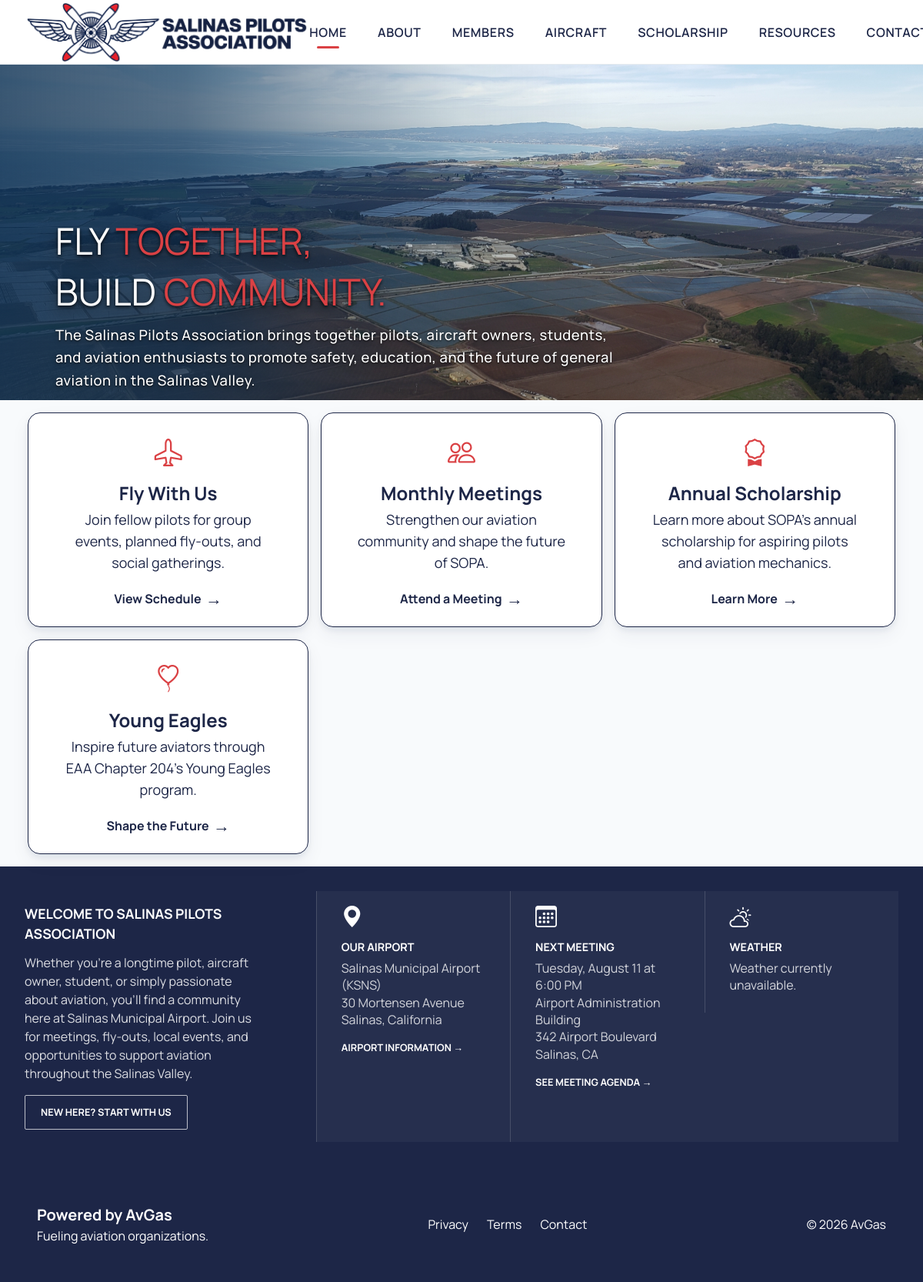
Before: / with the older database file.
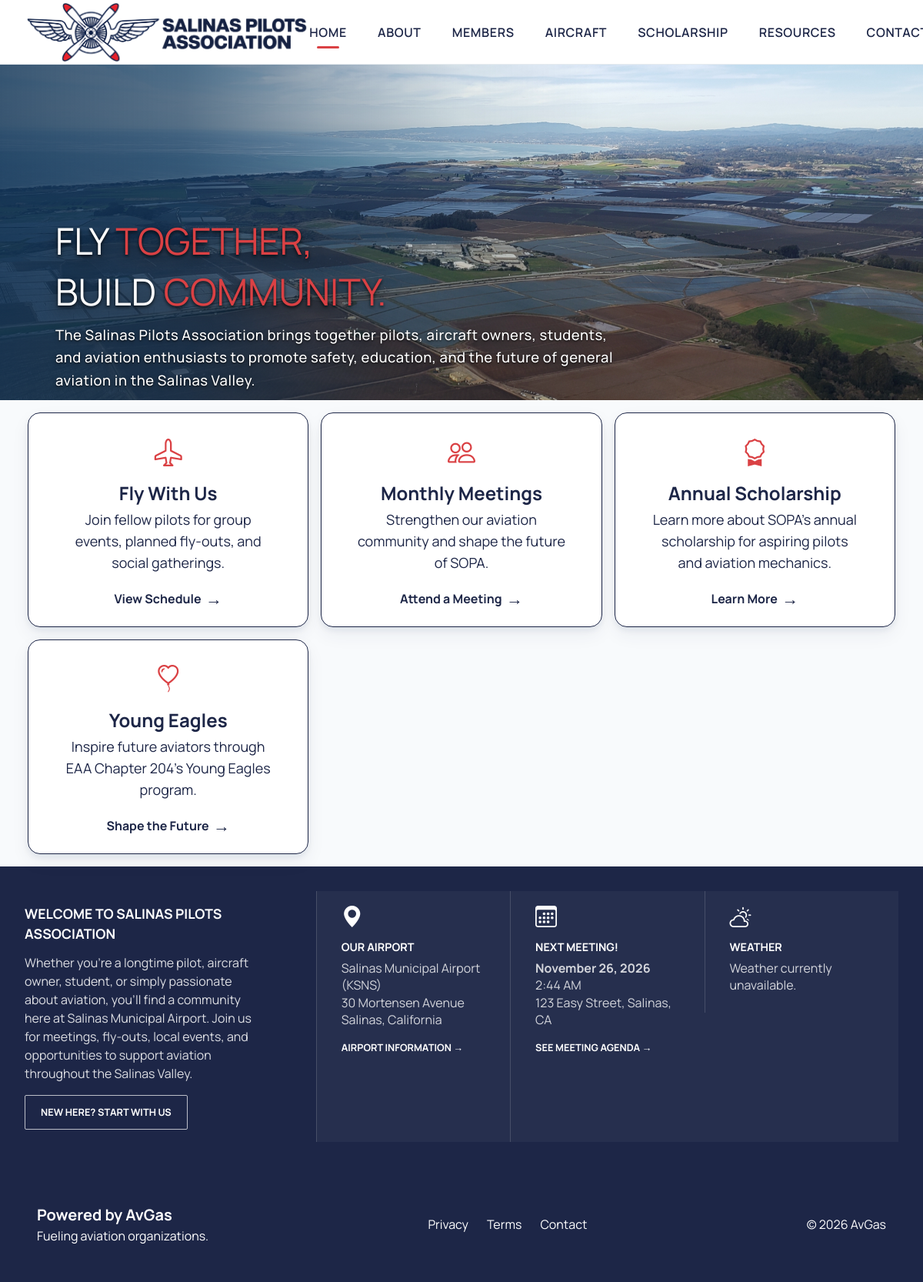
After: the same page with the newer database file.
### core/models.py (models this page shows, shortened)
class Organization(models.Model):
    id = models.UUIDField(primary_key=True, default=uuid.uuid4, editable=False)
    name = models.CharField(max_length=200)
    logo = models.ImageField(upload_to="logos/")
    airport_icao = models.CharField(
        max_length=4,
        blank=True,
        help_text="ICAO airport identifier, e.g. KSNS"
    )
    hero_title = models.CharField(max_length=200, default="Hero Title")
    hero_subtitle = models.CharField(max_length=200, default="Hero Subtitle")
    hero_description = models.TextField(blank=True, default="Hero Description")
    hero_primary_button_text = models.CharField(max_length=200, blank=True, default="Hero Primary Button Text")
    hero_primary_button_url = models.CharField(max_length=200, blank=True)
    hero_secondary_button_text = models.CharField(max_length=200, blank=True, default="Hero Secondary Button Text")
    hero_secondary_button_url = models.CharField(max_length=200, blank=True)
    welcome_title = models.CharField(
        max_length=200,
        default="Welcome Title",
    )
    welcome_description = models.TextField(
        blank=True,
        default="Welcome Description",
    )
    welcome_button_text = models.CharField(
        max_length=200,
        default="Welcome Button Text",
    )
    welcome_button_url = models.CharField(
        max_length=200,
        blank=True,
    )
    join_url = models.CharField(max_length=200, blank=True)
    join_button_text = models.CharField(
        max_length=200,
        default="Join Today",
        blank=True,
    )
    @property
    def enabled_hero_images(self):
        return self.hero_images.filter(is_enabled=True)
    @property
    def enabled_navigation_items(self):
        return self.navigation_items.filter(is_enabled=True)
    @property
    def enabled_cards(self):
        return self.cards.filter(is_enabled=True)
    @property
    def enabled_info_panels(self):
        return self.info_panels.filter(is_enabled=True)

class NavigationItem(models.Model):
    id = models.UUIDField(primary_key=True, default=uuid.uuid4, editable=False)
    organization = models.ForeignKey(
        Organization,
        on_delete=models.CASCADE,
        related_name="navigation_items"
    )
    title = models.CharField(max_length=200)
    url = models.CharField(max_length=200)
    order = models.PositiveIntegerField(default=100)
    is_enabled = models.BooleanField(default=True)
    class Meta:
        ordering = ["order"]
        constraints = [
            models.UniqueConstraint(
                fields=["organization", "title"],
                name="unique_navigation_title_per_organization",
            ),
            models.UniqueConstraint(
                fields=["organization", "url"],
                name="unique_navigation_url_per_organization",
            )
        ]

class HeroImage(models.Model):
    id = models.UUIDField(primary_key=True, default=uuid.uuid4, editable=False)
    organization = models.ForeignKey(
        Organization,
        on_delete=models.CASCADE,
        related_name="hero_images"
    )
    title = models.CharField(max_length=200)
    image = models.ImageField(upload_to="hero/")
    is_enabled = models.BooleanField(default=True)
    order = models.PositiveIntegerField(default=100)
    class Meta:
        ordering = ["order"]

class Card(models.Model):
    id = models.UUIDField(primary_key=True, default=uuid.uuid4, editable=False)
    organization = models.ForeignKey(
        Organization,
        on_delete=models.CASCADE,
        related_name="cards"
    )
    title = models.CharField(max_length=200)
    subtitle = models.CharField(max_length=200, blank=True)
    body = models.TextField(blank=True)
    image = models.ImageField(upload_to="cards/", blank=True)
    icon = models.CharField(max_length=50, blank=True)
    link_text = models.CharField(max_length=200, blank=True)
    link = models.CharField(max_length=200, blank=True)
    order = models.PositiveIntegerField(default=100)
    is_enabled = models.BooleanField(default=True)
    class Meta:
        ordering = ["order"]

class InfoPanel(models.Model):
    TYPE_STATIC = "static"
    TYPE_NEXT_MEETING = "next_meeting"
    TYPE_CHOICES = [
        (TYPE_STATIC, "Static"),
        (TYPE_NEXT_MEETING, "Next Meeting"),
    ]
    id = models.UUIDField(primary_key=True, default=uuid.uuid4, editable=False)
    organization = models.ForeignKey(
        Organization,
        on_delete=models.CASCADE,
        related_name="info_panels"
    )
    panel_type = models.CharField(
        max_length=32,
        choices=TYPE_CHOICES,
        default=TYPE_STATIC,
    )
    title = models.CharField(max_length=200)
    body = models.TextField(blank=True)
    image = models.ImageField(upload_to="info_panels/", blank=True)
    icon = models.CharField(max_length=50, blank=True)
    link_text = models.CharField(max_length=200, blank=True)
    link = models.CharField(max_length=200, blank=True)
    order = models.PositiveIntegerField(default=100)
    is_enabled = models.BooleanField(default=True)
    class Meta:
        ordering = ["order"]

### meetings/models.py (models this page shows, shortened)
class Meeting(models.Model):
    organization = models.ForeignKey(
        "core.Organization",
        on_delete=models.CASCADE,
        related_name="meetings",
    )
    title = models.CharField(
        max_length=255,
        default="Monthly Meeting"
    )
    starts_at = models.DateTimeField()
    location = models.CharField(max_length=255)
    description = models.TextField(blank=True)
    is_cancelled = models.BooleanField(default=False)
    class Meta:
        ordering = ["starts_at"]

### core/views.py (the view)
# urls.py: 2. Add a URL to urlpatterns:  path('', views.home, name='home')
def home(request):
    return render(request,"app/home.html")

### templates/app/home.html (shortened to what this page needs)
{% extends "app/base.html" %}
{% load static %}
{% block extra_head %}
<link rel="stylesheet" href="{% static 'css/home.css' %}">
<link rel="stylesheet" href="{% static 'css/cards.css' %}">
<link rel="stylesheet" href="{% static 'css/info.css' %}">
{% endblock %}
{% block content %}
<section class="hero">
    <div class="hero-images">
        {% for image in organization.enabled_hero_images %}
        <img
            class="hero-image {% if forloop.first %}active{% endif %}"
            src="{{ image.image.url }}"
            alt="{{ image.alt_text|default:'' }}"
        >
        {% endfor %}
    </div>
    <div class="hero-overlay"></div>
    <div class="container">
        <div class="hero-content">
            <h1>Fly <span class="accent">Together,</span></h1>
            <h1>Build <span class="accent">Community.</span></h1>
            {% if organization.hero_description %}
                <p>{{ organization.hero_description }}</p>
            {% endif %}
        </div>
    </div>
</section>
<section class="cards">
    <div class="container-wide">
        <div class="card-grid">
            {% for card in organization.enabled_cards %}
                {% include "app/components/card.html" %}
            {% endfor %}
        </div>
    </div>
</section>
<section class="info-band">
    <div class="info-band-inner">
        <div class="info-band-left">
            <h2>{{ organization.welcome_title }}</h2>
            {% if organization.welcome_description %}
                <p>{{ organization.welcome_description }}</p>
            {% endif %}
            {% if organization.welcome_button_url and organization.welcome_button_text %}
                <a href="{{ organization.welcome_button_url }}"
                   class="info-band-button">
                    {{ organization.welcome_button_text }}
                </a>
            {% endif %}
        </div>
        <div class="info-band-right">
            {% for panel in organization.enabled_info_panels %}
                {% include "app/components/info_panel.html" %}
            {% endfor %}
            <div
                id="weather-panel"
                data-url="{% url 'core:weather_panel' %}"
            >
            </div>
        </div>
    </div>
</section>
{% endblock %}

### templates/app/base.html (shortened to what this page needs)
{% load static %}
<!DOCTYPE html>
<html lang="en">
<head>
    <link rel="stylesheet" href="https://cdn.jsdelivr.net/npm/bootstrap-icons@1.13.1/font/bootstrap-icons.min.css">
    <link rel="stylesheet" href="{% static 'css/site.css' %}">
    {% block extra_head %}{% endblock %}
</head>
<body>
<header class="navbar">
    <div class="nav-inner">
        <a class="logo" href="/static">
            <img src="{{ organization.logo.url }}" alt="{{ organization.name }}">
        </a>
        <div class="nav-actions">
            <nav>
                {% for item in organization.enabled_navigation_items %}
                    <a href="{{ item.url }}"
                       class="{% if request.path == item.url %}active{% endif %}">
                        {{ item.title }}
                    </a>
                {% endfor %}
            </nav>
        </div>
    </div>
</header>
<main>
{% block content %}
{% endblock %}
</main>
<footer>
    <div class="container footer">
        <div class="footer-brand">
            <strong style="font-size:1.25rem;">Powered by AvGas</strong>
            <p>
                Fueling aviation organizations.
            </p>
        </div>
        <div class="footer-links">
            <a href="#">Privacy</a>
            <a href="#">Terms</a>
            <a href="#">Contact</a>
        </div>
        <div class="copyright">
            © 2026 AvGas
        </div>
    </div>
</footer>
</body>
</html>

### templates/app/components/card.html (shortened to what this page needs)
<a href="{{ card.link }}" class="card">
    {% if card.image %}
        <img src="{{ card.image.url }}" alt="{{ card.title }}">
    {% elif card.icon %}
        <i class="bi bi-{{ card.icon }}"></i>
    {% endif %}
    <h3>{{ card.title }}</h3>
    {% if card.body %}
        <p>{{ card.body }}</p>
    {% endif %}
    {% if card.link %}
        <div class="card-link">
            {{ card.link_text }}
            <span class="arrow">→</span>
        </div>
    {% endif %}
</a>

### templates/app/components/info_panel.html
{% if panel.panel_type == "next_meeting" %}
    <div class="info-panel">
        {% if panel.icon %}
            <i class="bi bi-{{ panel.icon }} info-panel-icon"></i>
        {% endif %}
        <h3>{{ panel.title }}</h3>
        {% if next_meeting %}
            <p>
                <strong>{{ next_meeting.starts_at|date:"F j, Y" }}</strong><br>
                {{ next_meeting.starts_at|date:"g:i A" }}
                {% if next_meeting.location %}
                    <br>{{ next_meeting.location }}
                {% endif %}
            </p>
        {% else %}
            <p>No meetings currently scheduled.</p>
        {% endif %}
        {% if panel.link and panel.link_text %}
            <a href="{{ panel.link }}" class="info-panel-link">
                {{ panel.link_text }} →
            </a>
        {% endif %}
    </div>
{% else %}
    <div class="info-panel">
        {% if panel.icon %}
            <i class="bi bi-{{ panel.icon }} info-panel-icon"></i>
        {% endif %}
        <h3>{{ panel.title }}</h3>
        {% if panel.body %}
            <p>{{ panel.body|linebreaksbr }}</p>
        {% endif %}
        {% if panel.link and panel.link_text %}
            <a href="{{ panel.link }}" class="info-panel-link">
                {{ panel.link_text }} →
            </a>
        {% endif %}
    </div>
{% endif %}

Changed rows visible on the page:
removed InfoPanel: title "NEXT MEETING", body "Tuesday, August 11 at 6:00 PM Airport Administration Building 342 Airport Boulevard Salinas, CA", link_text "SEE MEETING AGENDA"
added InfoPanel: title "NEXT MEETING!", link_text "SEE MEETING AGENDA"
added Meeting: starts_at "November 26, 2026", starts_at "2:44 AM", location "123 Easy Street, Salinas, CA"
